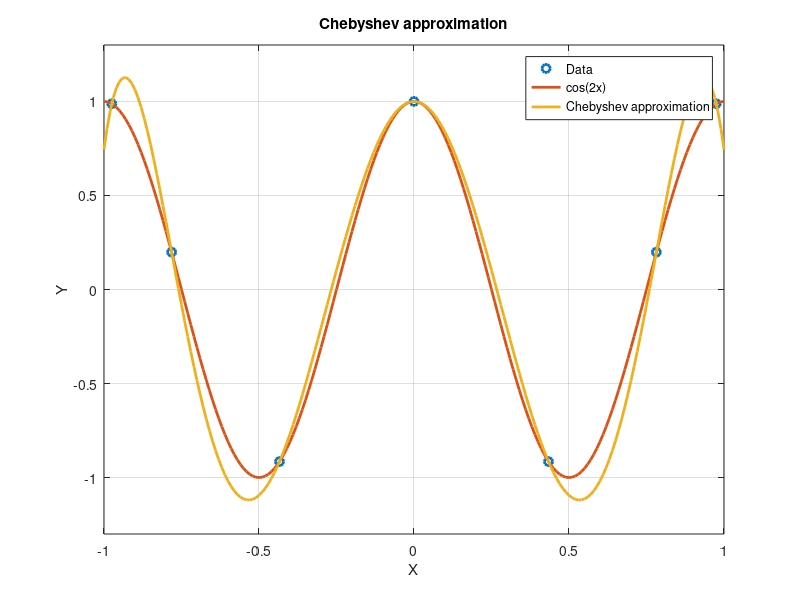

Source code (MATLAB):
format long e

% To calculate the cos(value*x) you need to replace this value
value = 2;

T = @(j, x) cos(j * acos(x));

n = 6;
N = n+1;

data_x = 1:N;
for i = 1:N
	data_x(i) = cos(((2*i-1)*pi)/(2*N));
end

coeff = zeros(1, N);
for i = 1:N
	for j = 0:n
		coeff(i) = coeff(i) + ( cos(value*pi*data_x(j+1)) * T(i-1, data_x(j+1)) );
	end
	coeff(i) = (2/N) * coeff(i);
end
coeff'

x_plot = -1:0.01:1;

approx_y = zeros(1, length(x_plot));
for i = 1:length(x_plot)
	for j = 0:n
		approx_y(i) = approx_y(i) + ( coeff(j+1) * T(j, x_plot(i)) );
	end
	approx_y(i) = approx_y(i) - (1/2 * coeff(1));
end

data_y = cos(value*pi*data_x);
data_y'

plot(data_x, data_y, 'o', 'LineWidth', 2) % Data
hold on
plot(x_plot, cos(value*pi*x_plot), 'LineWidth', 2) % cos(value*pi*x)
hold on
plot(x_plot, approx_y, 'LineWidth', 2) %Approximation
hold off

axis([-1 1 -1.3 1.3])
grid on

ylabel('Y')
xlabel('X')

str = strcat('cos(', num2str(value),'x)');
legend('Data', str, 'Chebyshev approximation', 'Location', 'Best')
title('Chebyshev approximation')